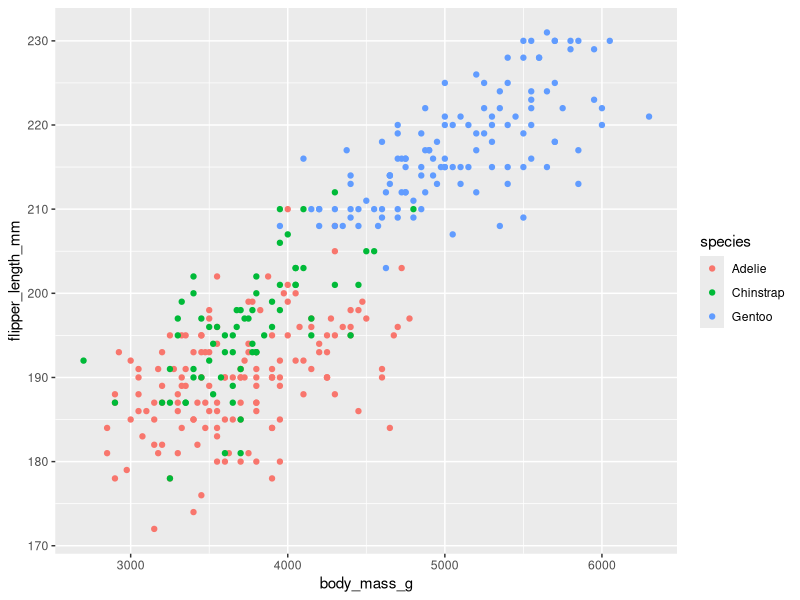
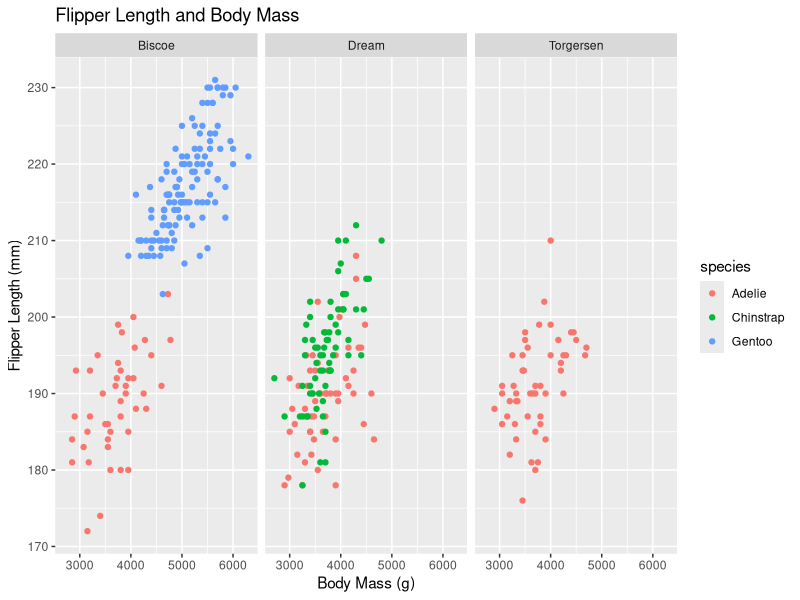

R code for these plots, in order:
## ---- chunk 1
knitr::opts_chunk$set(echo = TRUE)
library(tidyverse)
library(palmerpenguins)
## ---- chunk 2
ggplot(data=penguins, aes(x = body_mass_g , y = flipper_length_mm)) +
  geom_point(aes(color = species))

##aes is used for mapping variables

ggplot(data=penguins, aes(x = body_mass_g , y = flipper_length_mm)) +
  geom_point(aes(color = species), size = 1.5) + 
  facet_wrap(~island) +
  labs(x = "Body Mass (g)",
       y = "Flipper Length (mm)", 
       title = "Flipper Length and Body Mass")

## can change size to non variable outside of aes
